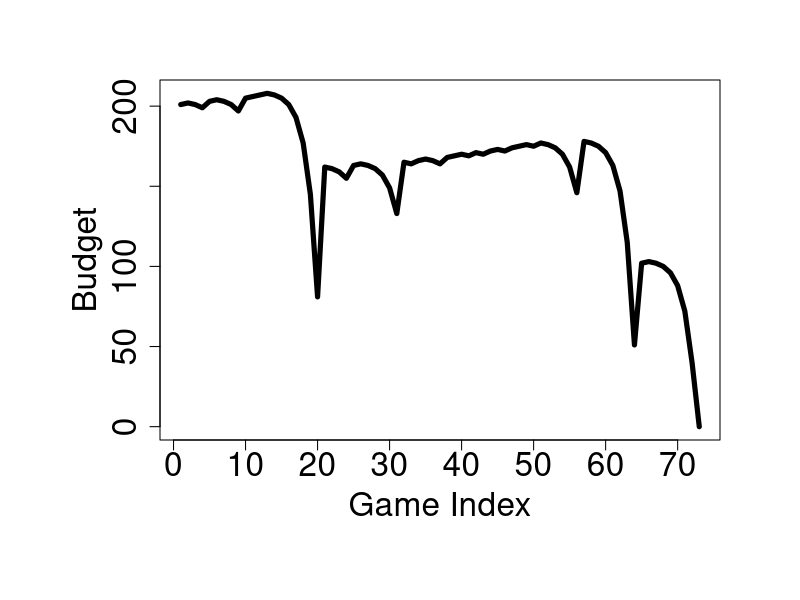
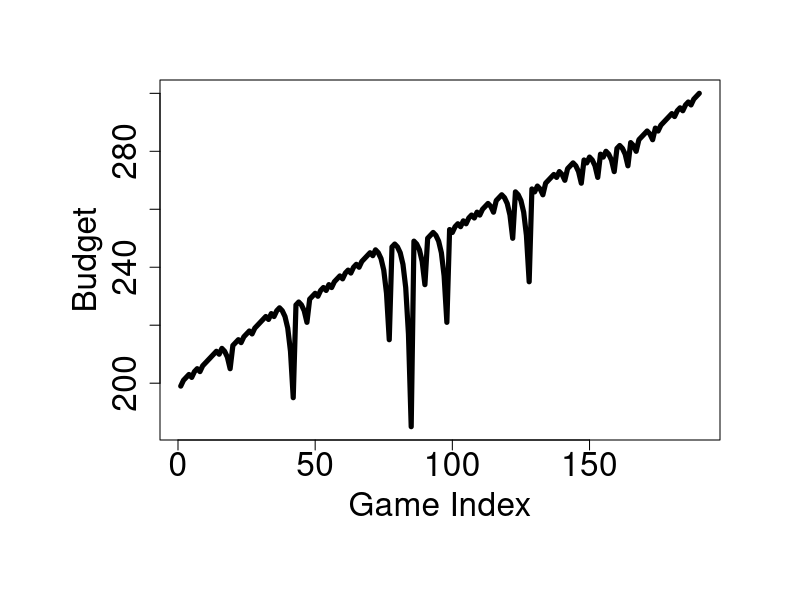

Reproduce these figures in R, in order. (Note: a time limit stopped this script after it produced the figures.)
## ---- chunk 1
knitr::opts_chunk$set(echo = TRUE)
## ---- chunk 2
single_spin <- function(){
  possible_outcomes <- c(rep("red",18), rep("black",18), rep("green",2))
  sample(possible_outcomes, 1)
}

## ---- chunk 3
martingale_wager <- function(
  previous_wager
  , previous_outcome
  , max_wager
  , current_budget
){
  if(previous_outcome == "red") return(1)
  min(2*previous_wager, max_wager, current_budget)
}
## ---- chunk 4
one_play <- function(previous_ledger_entry, max_wager){
  # Create a copy of the input object that will become the output object
  out <- previous_ledger_entry
  out[1, "game_index"] <- previous_ledger_entry[1, "game_index"] + 1
  out[1, "starting_budget"] <- previous_ledger_entry[1, "ending_budget"]
  out[1, "wager"] <- martingale_wager(
    previous_wager = previous_ledger_entry[1, "wager"]
    , previous_outcome = previous_ledger_entry[1, "outcome"]
    , max_wager = max_wager
    , current_budget = out[1, "starting_budget"]
  )
  out[1, "outcome"] <- single_spin()
  out[1, "ending_budget"] <- out[1, "starting_budget"] + 
    ifelse(out[1, "outcome"] == "red", +1, -1)*out[1, "wager"]
  return(out)
}
## ---- chunk 5
one_series <- function(
  max_games, starting_budget, winning_threshold, max_wager
){
  # Initialize ledger
  ledger <- data.frame(
      game_index = 0:max_games
    , starting_budget = NA_integer_
    , wager = NA_integer_
    , outcome = NA_character_
    , ending_budget = NA_integer_
  )
  ledger[1, "wager"] <- 1
  ledger[1, "outcome"] <- "red"
  ledger[1, "ending_budget"] <- starting_budget
  for(i in 2:nrow(ledger)){
    #browser()
    ledger[i,] <- one_play(ledger[i-1,], max_wager)
    if(stopping_rule(ledger[i,], winning_threshold)) break
  }
  # Return non-empty portion of ledger
  ledger[2:i, ]
}
## ---- chunk 6
stopping_rule <- function(
  ledger_entry
  , winning_threshold
){
  ending_budget <- ledger_entry[1, "ending_budget"]
  if(ending_budget <= 0) return(TRUE)
  if(ending_budget >= winning_threshold) return(TRUE)
  FALSE
}
## ---- chunk 7
profit <- function(ledger){
  n <- nrow(ledger)
  profit <- ledger[n, "ending_budget"] - ledger[1, "starting_budget"]
  return(profit)
}
## ---- chunk 8
number_plays <- function(ledger){
  nrow(ledger)
}
## ---- chunk 9
require(magrittr) # including a library we need for drawing charts
# loser
par(cex.axis=2, cex.lab = 2, mar = c(8,8,4,4))
set.seed(1) # set the seed for random numbers so that the output will be the same every time we run this code
ledger <- one_series(max_games=200, starting_budget=200, winning_threshold=300, max_wager=500)
plot(ledger[,c(1,5)], type = "l", lwd = 5, xlab = "Game Index", ylab = "Budget")
## ---- chunk 10
# winner
par(cex.axis=2, cex.lab = 2, mar = c(8,8,4,4))
set.seed(2)
l2 <- one_series(200,200,300,500)
plot(l2[,c(1,5)], type = "l", lwd = 5, xlab = "Game Index", ylab = "Budget")
## ---- chunk 11
ave_earnings1 <- vector()
ave_times1 <- vector()
max_plays <- vector()
for(j in 1:50) {
  max_plays[j] <- j*10
  sum_earning <- 0
  sum_time <- 0
  for(i in 1:300) {
    set.seed(i)
    game_result <- one_series(j*10,200,300,500)
    sum_earning <- sum_earning + profit(game_result)
    sum_time <- sum_time + number_plays(game_result)
  }
  ave_earnings1[j] <- sum_earning/300
  ave_times1[j] <- sum_time/300
}
## ---- chunk 12
par(cex.axis=2, cex.lab = 2, mar = c(8,8,4,4))
plot(max_plays, ave_earnings1, type = "l", lwd = 5, xlab = "Maximum plays", ylab = "Average ending budget")
## ---- chunk 13
par(cex.axis=2, cex.lab = 2, mar = c(8,8,4,4))
plot(max_plays, ave_times1, type = "l", lwd = 5, xlab = "Maximum plays", ylab = "Average plays")
## ---- chunk 14
ave_earnings2 <- vector()
starting_budget <- vector()
ave_times2 <- vector()
for(j in 1:50) {
  starting_budget[j] <- j*10
  sum_earning <- 0
  sum_time <- 0
  for(i in 1:300) {
    set.seed(i)
    game_result <- one_series(200,j*10,300,500)
    sum_earning <- sum_earning + profit(game_result)
    sum_time <- sum_time + number_plays(game_result)
  }
  ave_earnings2[j] <- sum_earning/300
  ave_times2[j] <- sum_time/300
}
## ---- chunk 15
par(cex.axis=2, cex.lab = 2, mar = c(8,8,4,4))
plot(starting_budget, ave_earnings2, type = "l", lwd = 5, xlab = "Starting budget", ylab = "Average ending budget")
## ---- chunk 16
par(cex.axis=2, cex.lab = 2, mar = c(8,8,4,4))
plot(starting_budget, ave_times2, type = "l", lwd = 5, xlab = "Starting budget", ylab = "Average plays")
## ---- chunk 17
ave_earnings3 <- vector()
winning_threshold <- vector()
for(j in 1:50) {
  winning_threshold[j] <- j*10
  sum_earning <- 0
  for(i in 1:300) {
    set.seed(i)
    sum_earning <- sum_earning + profit(one_series(200,200,j*10,500))
  }
  ave_earnings3[j] <- sum_earning/300
}
## ---- chunk 18
par(cex.axis=2, cex.lab = 2, mar = c(8,8,4,4))
plot(winning_threshold, ave_earnings3, type = "l", lwd = 5, xlab = "winning threshold", ylab = "Average ending budget")
## ---- chunk 19
ave_earnings4 <- vector()
max_wager <- vector()
for(j in 1:50) {
  max_wager[j] <- j*10
  sum_earning <- 0
  for(i in 1:300) {
    set.seed(i)
    sum_earning <- sum_earning + profit(one_series(200,200,300,j*10))
  }
  ave_earnings4[j] <- sum_earning/300
}
## ---- chunk 20
par(cex.axis=2, cex.lab = 2, mar = c(8,8,4,4))
plot(max_wager, ave_earnings4, type = "l", lwd = 5, xlab = "Maximum wager", ylab = "Average ending budget")
